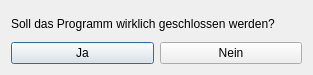
<?xml version="1.0" encoding="UTF-8"?>
<ui version="4.0">
 <class>CloseDialog</class>
 <widget class="QDialog" name="CloseDialog">
  <property name="windowModality">
   <enum>Qt::ApplicationModal</enum>
  </property>
  <property name="geometry">
   <rect>
    <x>0</x>
    <y>0</y>
    <width>313</width>
    <height>75</height>
   </rect>
  </property>
  <property name="sizePolicy">
   <sizepolicy hsizetype="Maximum" vsizetype="Minimum">
    <horstretch>0</horstretch>
    <verstretch>0</verstretch>
   </sizepolicy>
  </property>
  <property name="windowTitle">
   <string>Programm schließen</string>
  </property>
  <layout class="QVBoxLayout" name="verticalLayout">
   <item>
    <widget class="QLabel" name="t_close">
     <property name="text">
      <string>Soll das Programm wirklich geschlossen werden?</string>
     </property>
    </widget>
   </item>
   <item>
    <layout class="QHBoxLayout" name="l_buttons">
     <item>
      <widget class="QPushButton" name="b_yes">
       <property name="sizePolicy">
        <sizepolicy hsizetype="Minimum" vsizetype="Minimum">
         <horstretch>0</horstretch>
         <verstretch>0</verstretch>
        </sizepolicy>
       </property>
       <property name="text">
        <string>Ja</string>
       </property>
      </widget>
     </item>
     <item>
      <widget class="QPushButton" name="b_no">
       <property name="text">
        <string>Nein</string>
       </property>
      </widget>
     </item>
    </layout>
   </item>
  </layout>
 </widget>
 <resources/>
 <connections/>
</ui>
